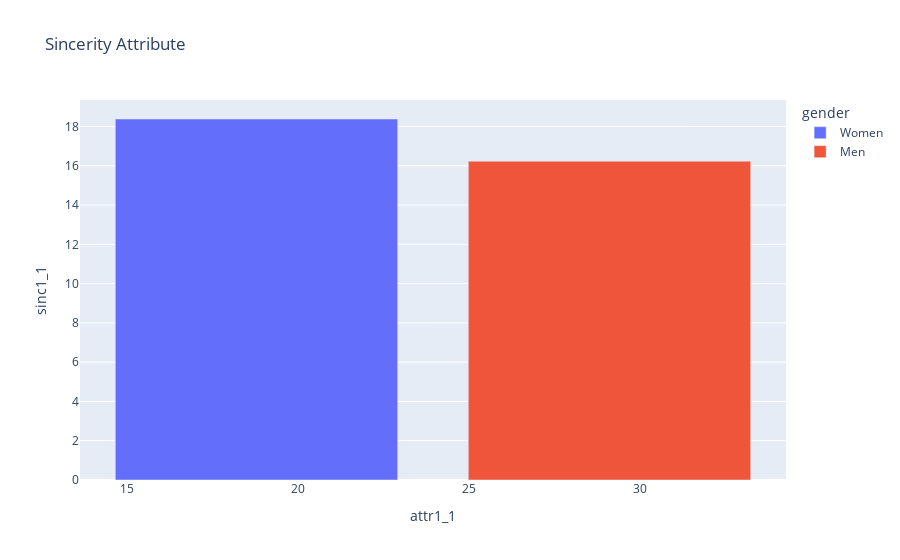

Here is the notebook cell this chart was saved with:
### Code cell
fig = px.bar(df_final, x="attr1_1", y='sinc1_1', color = 'gender', title='Sincerity Attribute')
fig.show()

### Figure 1 — Plotly figure (JSON) as saved in the notebook; plotly's stock layout.template omitted (floating-point values rounded to 4 significant figures)
{"data": [{"alignmentgroup": "True", "hovertemplate": "gender=Women<br>attr1_1=%{x}<br>sinc1_1=%{y}<extra></extra>", "legendgroup": "Women", "marker": {"color": "#636efa", "pattern": {"shape": ""}}, "name": "Women", "offsetgroup": "Women", "orientation": "v", "showlegend": true, "textposition": "auto", "type": "bar", "x": [18.79], "xaxis": "x", "y": [18.38], "yaxis": "y"}, {"alignmentgroup": "True", "hovertemplate": "gender=Men<br>attr1_1=%{x}<br>sinc1_1=%{y}<extra></extra>", "legendgroup": "Men", "marker": {"color": "#EF553B", "pattern": {"shape": ""}}, "name": "Men", "offsetgroup": "Men", "orientation": "v", "showlegend": true, "textposition": "auto", "type": "bar", "x": [29.11], "xaxis": "x", "y": [16.23], "yaxis": "y"}], "layout": {"barmode": "relative", "legend": {"title": {"text": "gender"}, "tracegroupgap": 0}, "title": {"text": "Sincerity Attribute"}, "xaxis": {"anchor": "y", "domain": [0, 1], "title": {"text": "attr1_1"}}, "yaxis": {"anchor": "x", "domain": [0, 1], "title": {"text": "sinc1_1"}}}}
